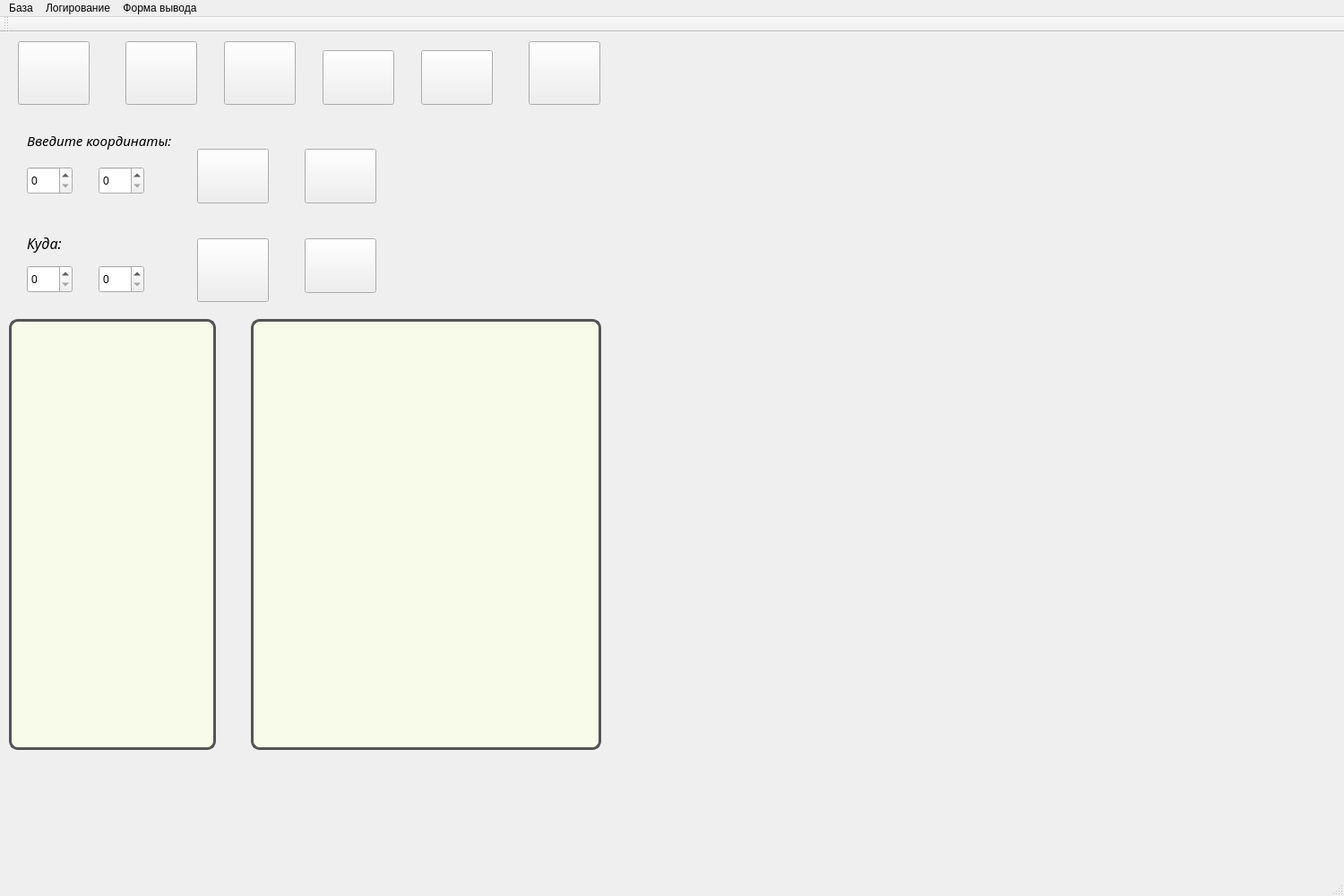
<?xml version="1.0" encoding="UTF-8"?>
<ui version="4.0">
 <class>MainWindow</class>
 <widget class="QMainWindow" name="MainWindow">
  <property name="geometry">
   <rect>
    <x>0</x>
    <y>0</y>
    <width>1500</width>
    <height>1000</height>
   </rect>
  </property>
  <property name="windowTitle">
   <string>MainWindow</string>
  </property>
  <widget class="QWidget" name="centralWidget">
   <widget class="QPushButton" name="add_green_dr">
    <property name="geometry">
     <rect>
      <x>20</x>
      <y>10</y>
      <width>80</width>
      <height>71</height>
     </rect>
    </property>
    <property name="cursor">
     <cursorShape>PointingHandCursor</cursorShape>
    </property>
    <property name="toolTip">
     <string>&lt;!DOCTYPE HTML PUBLIC &quot;-//W3C//DTD HTML 4.0//EN&quot; &quot;http://www.w3.org/TR/REC-html40/strict.dtd&quot;&gt;
&lt;html&gt;&lt;head&gt;&lt;meta name=&quot;qrichtext&quot; content=&quot;1&quot; /&gt;&lt;style type=&quot;text/css&quot;&gt;
p, li { white-space: pre-wrap; }
&lt;/style&gt;&lt;/head&gt;&lt;body style=&quot; font-family:'Georgia Pro Cond Light'; font-size:8pt; font-weight:400; font-style:normal;&quot;&gt;
&lt;p style=&quot; margin-top:12px; margin-bottom:12px; margin-left:0px; margin-right:0px; -qt-block-indent:0; text-indent:0px; background-color:#e9e8e4;&quot;&gt;&lt;span style=&quot; background-color:#e9e8e4;&quot;&gt;Добавить зеленого дракона&lt;/span&gt;&lt;/p&gt;&lt;/body&gt;&lt;/html&gt;</string>
    </property>
    <property name="styleSheet">
     <string notr="true">border-image:url(:/icons/1108_s.png)</string>
    </property>
    <property name="text">
     <string/>
    </property>
   </widget>
   <widget class="QPushButton" name="add_red_dr">
    <property name="geometry">
     <rect>
      <x>140</x>
      <y>10</y>
      <width>80</width>
      <height>71</height>
     </rect>
    </property>
    <property name="cursor">
     <cursorShape>PointingHandCursor</cursorShape>
    </property>
    <property name="toolTip">
     <string>&lt;!DOCTYPE HTML PUBLIC &quot;-//W3C//DTD HTML 4.0//EN&quot; &quot;http://www.w3.org/TR/REC-html40/strict.dtd&quot;&gt;
&lt;html&gt;&lt;head&gt;&lt;meta name=&quot;qrichtext&quot; content=&quot;1&quot; /&gt;&lt;style type=&quot;text/css&quot;&gt;
p, li { white-space: pre-wrap; }
&lt;/style&gt;&lt;/head&gt;&lt;body style=&quot; font-family:'Georgia Pro Cond Light'; font-size:8pt; font-weight:400; font-style:normal;&quot;&gt;
&lt;p style=&quot; margin-top:12px; margin-bottom:12px; margin-left:0px; margin-right:0px; -qt-block-indent:0; text-indent:0px; background-color:#e9e8e4;&quot;&gt;&lt;span style=&quot; background-color:#e9e8e4;&quot;&gt;Добавить красного дракона&lt;/span&gt;&lt;/p&gt;&lt;/body&gt;&lt;/html&gt;</string>
    </property>
    <property name="styleSheet">
     <string notr="true">border-image:url(:/icons/1118_s.png)</string>
    </property>
    <property name="text">
     <string/>
    </property>
   </widget>
   <widget class="QTextEdit" name="print">
    <property name="geometry">
     <rect>
      <x>10</x>
      <y>320</y>
      <width>231</width>
      <height>481</height>
     </rect>
    </property>
    <property name="styleSheet">
     <string notr="true">border-radius: 10%;
border: 3px solid #545454;
background-color: #f8fbea;</string>
    </property>
   </widget>
   <widget class="QSpinBox" name="set_y">
    <property name="geometry">
     <rect>
      <x>110</x>
      <y>150</y>
      <width>51</width>
      <height>31</height>
     </rect>
    </property>
   </widget>
   <widget class="QSpinBox" name="set_x">
    <property name="geometry">
     <rect>
      <x>30</x>
      <y>150</y>
      <width>51</width>
      <height>31</height>
     </rect>
    </property>
   </widget>
   <widget class="QLabel" name="label">
    <property name="geometry">
     <rect>
      <x>30</x>
      <y>105</y>
      <width>241</width>
      <height>31</height>
     </rect>
    </property>
    <property name="font">
     <font>
      <family>Georgia Pro Cond Light</family>
      <pointsize>11</pointsize>
      <italic>true</italic>
     </font>
    </property>
    <property name="text">
     <string>Введите координаты:</string>
    </property>
   </widget>
   <widget class="QPushButton" name="delete_item">
    <property name="geometry">
     <rect>
      <x>220</x>
      <y>130</y>
      <width>80</width>
      <height>61</height>
     </rect>
    </property>
    <property name="cursor">
     <cursorShape>PointingHandCursor</cursorShape>
    </property>
    <property name="toolTip">
     <string>&lt;!DOCTYPE HTML PUBLIC &quot;-//W3C//DTD HTML 4.0//EN&quot; &quot;http://www.w3.org/TR/REC-html40/strict.dtd&quot;&gt;
&lt;html&gt;&lt;head&gt;&lt;meta name=&quot;qrichtext&quot; content=&quot;1&quot; /&gt;&lt;style type=&quot;text/css&quot;&gt;
p, li { white-space: pre-wrap; }
&lt;/style&gt;&lt;/head&gt;&lt;body style=&quot; font-family:'Georgia Pro Cond Light'; font-size:8pt; font-weight:400; font-style:normal;&quot;&gt;
&lt;p style=&quot; margin-top:12px; margin-bottom:12px; margin-left:0px; margin-right:0px; -qt-block-indent:0; text-indent:0px; background-color:#e9e8e4;&quot;&gt;&lt;span style=&quot; background-color:#e9e8e4;&quot;&gt;Удалить юнита&lt;/span&gt;&lt;/p&gt;&lt;/body&gt;&lt;/html&gt;</string>
    </property>
    <property name="styleSheet">
     <string notr="true">border-image:url(:/icons/delete.png)</string>
    </property>
    <property name="text">
     <string/>
    </property>
   </widget>
   <widget class="QPushButton" name="move_unit">
    <property name="geometry">
     <rect>
      <x>220</x>
      <y>230</y>
      <width>80</width>
      <height>71</height>
     </rect>
    </property>
    <property name="cursor">
     <cursorShape>PointingHandCursor</cursorShape>
    </property>
    <property name="toolTip">
     <string>&lt;!DOCTYPE HTML PUBLIC &quot;-//W3C//DTD HTML 4.0//EN&quot; &quot;http://www.w3.org/TR/REC-html40/strict.dtd&quot;&gt;
&lt;html&gt;&lt;head&gt;&lt;meta name=&quot;qrichtext&quot; content=&quot;1&quot; /&gt;&lt;style type=&quot;text/css&quot;&gt;
p, li { white-space: pre-wrap; }
&lt;/style&gt;&lt;/head&gt;&lt;body style=&quot; font-family:'Georgia Pro Cond Light'; font-size:8pt; font-weight:400; font-style:normal;&quot;&gt;
&lt;p style=&quot; margin-top:12px; margin-bottom:12px; margin-left:0px; margin-right:0px; -qt-block-indent:0; text-indent:0px; background-color:#e9e8e4;&quot;&gt;&lt;span style=&quot; background-color:#e9e8e4;&quot;&gt;Переместить юнита&lt;/span&gt;&lt;/p&gt;&lt;/body&gt;&lt;/html&gt;</string>
    </property>
    <property name="styleSheet">
     <string notr="true">border-image:url(:/icons/move.png)</string>
    </property>
    <property name="text">
     <string/>
    </property>
   </widget>
   <widget class="QSpinBox" name="set_x1">
    <property name="geometry">
     <rect>
      <x>30</x>
      <y>260</y>
      <width>51</width>
      <height>31</height>
     </rect>
    </property>
   </widget>
   <widget class="QSpinBox" name="set_y1">
    <property name="geometry">
     <rect>
      <x>110</x>
      <y>260</y>
      <width>51</width>
      <height>31</height>
     </rect>
    </property>
   </widget>
   <widget class="QLabel" name="move_2">
    <property name="geometry">
     <rect>
      <x>30</x>
      <y>220</y>
      <width>191</width>
      <height>31</height>
     </rect>
    </property>
    <property name="font">
     <font>
      <family>Georgia Pro Cond Light</family>
      <pointsize>12</pointsize>
      <italic>true</italic>
     </font>
    </property>
    <property name="text">
     <string>Куда:</string>
    </property>
   </widget>
   <widget class="QTextEdit" name="print_item">
    <property name="geometry">
     <rect>
      <x>280</x>
      <y>320</y>
      <width>391</width>
      <height>481</height>
     </rect>
    </property>
    <property name="styleSheet">
     <string notr="true">border-radius: 10%;
border: 3px solid #545454;
background-color: #f8fbea;</string>
    </property>
   </widget>
   <widget class="QPushButton" name="add_war_fight">
    <property name="geometry">
     <rect>
      <x>250</x>
      <y>10</y>
      <width>80</width>
      <height>71</height>
     </rect>
    </property>
    <property name="cursor">
     <cursorShape>PointingHandCursor</cursorShape>
    </property>
    <property name="styleSheet">
     <string notr="true">border-image:url(:/icons/1095_s.png)</string>
    </property>
    <property name="text">
     <string/>
    </property>
   </widget>
   <widget class="QPushButton" name="add_war_ronin">
    <property name="geometry">
     <rect>
      <x>360</x>
      <y>20</y>
      <width>80</width>
      <height>61</height>
     </rect>
    </property>
    <property name="cursor">
     <cursorShape>PointingHandCursor</cursorShape>
    </property>
    <property name="styleSheet">
     <string notr="true">border-image:url(:/icons/1104_s.png)</string>
    </property>
    <property name="text">
     <string/>
    </property>
   </widget>
   <widget class="QPushButton" name="add_sen_fire">
    <property name="geometry">
     <rect>
      <x>470</x>
      <y>20</y>
      <width>80</width>
      <height>61</height>
     </rect>
    </property>
    <property name="cursor">
     <cursorShape>PointingHandCursor</cursorShape>
    </property>
    <property name="styleSheet">
     <string notr="true">border-image:url(:/icons/578_s.png)</string>
    </property>
    <property name="text">
     <string/>
    </property>
   </widget>
   <widget class="QPushButton" name="add_sen_lion">
    <property name="geometry">
     <rect>
      <x>590</x>
      <y>10</y>
      <width>80</width>
      <height>71</height>
     </rect>
    </property>
    <property name="cursor">
     <cursorShape>PointingHandCursor</cursorShape>
    </property>
    <property name="styleSheet">
     <string notr="true">border-image:url(:/icons/575_s.png)</string>
    </property>
    <property name="text">
     <string/>
    </property>
   </widget>
   <widget class="QPushButton" name="bonus">
    <property name="geometry">
     <rect>
      <x>340</x>
      <y>130</y>
      <width>80</width>
      <height>61</height>
     </rect>
    </property>
    <property name="cursor">
     <cursorShape>PointingHandCursor</cursorShape>
    </property>
    <property name="toolTip">
     <string>&lt;!DOCTYPE HTML PUBLIC &quot;-//W3C//DTD HTML 4.0//EN&quot; &quot;http://www.w3.org/TR/REC-html40/strict.dtd&quot;&gt;
&lt;html&gt;&lt;head&gt;&lt;meta name=&quot;qrichtext&quot; content=&quot;1&quot; /&gt;&lt;style type=&quot;text/css&quot;&gt;
p, li { white-space: pre-wrap; }
&lt;/style&gt;&lt;/head&gt;&lt;body style=&quot; font-family:'Georgia Pro Cond Light'; font-size:8pt; font-weight:400; font-style:normal;&quot;&gt;
&lt;p style=&quot; margin-top:12px; margin-bottom:12px; margin-left:0px; margin-right:0px; -qt-block-indent:0; text-indent:0px; background-color:#e9e8e4;&quot;&gt;&lt;span style=&quot; background-color:#e9e8e4;&quot;&gt;Добавить бонус&lt;/span&gt;&lt;/p&gt;&lt;/body&gt;&lt;/html&gt;</string>
    </property>
    <property name="styleSheet">
     <string notr="true">border-image: url(:/icons/bonus.png)</string>
    </property>
    <property name="text">
     <string/>
    </property>
   </widget>
   <widget class="QPushButton" name="attack">
    <property name="geometry">
     <rect>
      <x>340</x>
      <y>230</y>
      <width>80</width>
      <height>61</height>
     </rect>
    </property>
    <property name="cursor">
     <cursorShape>PointingHandCursor</cursorShape>
    </property>
    <property name="toolTip">
     <string>&lt;!DOCTYPE HTML PUBLIC &quot;-//W3C//DTD HTML 4.0//EN&quot; &quot;http://www.w3.org/TR/REC-html40/strict.dtd&quot;&gt;
&lt;html&gt;&lt;head&gt;&lt;meta name=&quot;qrichtext&quot; content=&quot;1&quot; /&gt;&lt;style type=&quot;text/css&quot;&gt;
p, li { white-space: pre-wrap; }
&lt;/style&gt;&lt;/head&gt;&lt;body style=&quot; font-family:'Georgia Pro Cond Light'; font-size:8pt; font-weight:400; font-style:normal;&quot;&gt;
&lt;p style=&quot; margin-top:12px; margin-bottom:12px; margin-left:0px; margin-right:0px; -qt-block-indent:0; text-indent:0px; background-color:#e9e8e4;&quot;&gt;&lt;span style=&quot; background-color:#e9e8e4;&quot;&gt;Атаковать&lt;/span&gt;&lt;/p&gt;&lt;/body&gt;&lt;/html&gt;</string>
    </property>
    <property name="styleSheet">
     <string notr="true">border-image:url(:/icons/attack.png)</string>
    </property>
    <property name="text">
     <string/>
    </property>
   </widget>
  </widget>
  <widget class="QMenuBar" name="menuBar">
   <property name="geometry">
    <rect>
     <x>0</x>
     <y>0</y>
     <width>1500</width>
     <height>17</height>
    </rect>
   </property>
   <widget class="QMenu" name="menu">
    <property name="title">
     <string>База</string>
    </property>
    <addaction name="separator"/>
    <addaction name="separator"/>
    <addaction name="action"/>
   </widget>
   <widget class="QMenu" name="menu_2">
    <property name="title">
     <string>Логирование</string>
    </property>
    <addaction name="action_2"/>
    <addaction name="action_3"/>
   </widget>
   <widget class="QMenu" name="menu_3">
    <property name="title">
     <string>Форма вывода</string>
    </property>
    <addaction name="action_4"/>
    <addaction name="action_5"/>
   </widget>
   <addaction name="menu"/>
   <addaction name="menu_2"/>
   <addaction name="menu_3"/>
  </widget>
  <widget class="QToolBar" name="mainToolBar">
   <attribute name="toolBarArea">
    <enum>TopToolBarArea</enum>
   </attribute>
   <attribute name="toolBarBreak">
    <bool>false</bool>
   </attribute>
  </widget>
  <widget class="QStatusBar" name="statusBar"/>
  <action name="action">
   <property name="icon">
    <iconset resource="pictures.qrc">
     <normaloff>:/icons/base.png</normaloff>:/icons/base.png</iconset>
   </property>
   <property name="text">
    <string>Состояние базы</string>
   </property>
  </action>
  <action name="action_2">
   <property name="text">
    <string>Запись в файл</string>
   </property>
  </action>
  <action name="action_3">
   <property name="text">
    <string>Запись в консоль</string>
   </property>
  </action>
  <action name="action_4">
   <property name="text">
    <string>Полная</string>
   </property>
  </action>
  <action name="action_5">
   <property name="text">
    <string>Краткая</string>
   </property>
  </action>
 </widget>
 <layoutdefault spacing="6" margin="11"/>
 <resources>
  <include location="pictures.qrc"/>
 </resources>
 <connections/>
</ui>
